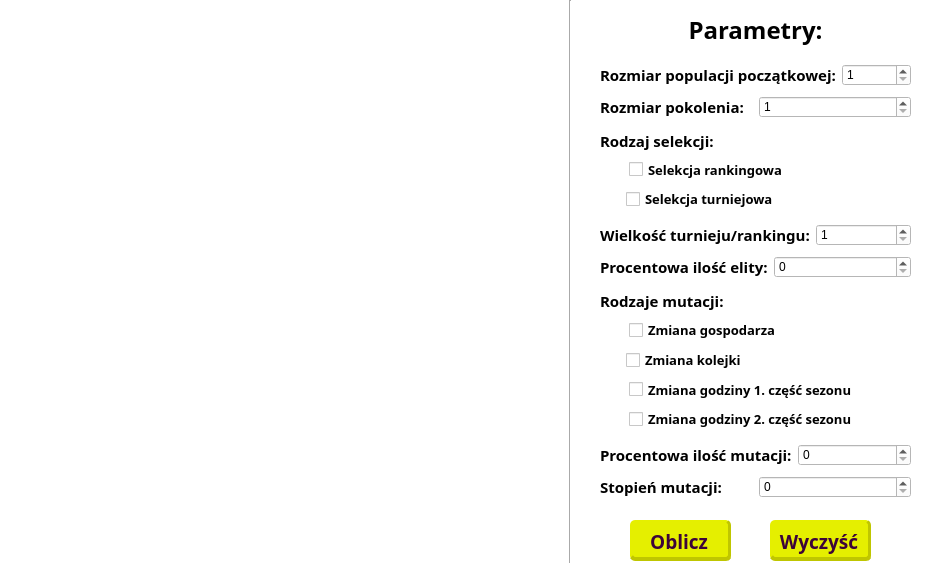
<?xml version="1.0" encoding="UTF-8"?>
<ui version="4.0">
 <class>MainWindow</class>
 <widget class="QMainWindow" name="MainWindow">
  <property name="geometry">
   <rect>
    <x>0</x>
    <y>0</y>
    <width>940</width>
    <height>585</height>
   </rect>
  </property>
  <property name="minimumSize">
   <size>
    <width>940</width>
    <height>585</height>
   </size>
  </property>
  <property name="maximumSize">
   <size>
    <width>940</width>
    <height>585</height>
   </size>
  </property>
  <property name="font">
   <font>
    <family>Century Gothic</family>
    <pointsize>10</pointsize>
    <bold>true</bold>
   </font>
  </property>
  <property name="windowTitle">
   <string>Algorytm Ewolucyjny</string>
  </property>
  <property name="styleSheet">
   <string notr="true">background-color: rgb(255, 255, 255);</string>
  </property>
  <widget class="QWidget" name="centralwidget">
   <widget class="QWidget" name="layoutWidget">
    <property name="geometry">
     <rect>
      <x>600</x>
      <y>220</y>
      <width>311</width>
      <height>62</height>
     </rect>
    </property>
    <layout class="QVBoxLayout" name="verticalLayout_3">
     <item>
      <layout class="QHBoxLayout" name="horizontalLayout_2">
       <item>
        <widget class="QLabel" name="label_74">
         <property name="font">
          <font>
           <family>Century Gothic</family>
           <pointsize>10</pointsize>
           <bold>true</bold>
          </font>
         </property>
         <property name="text">
          <string>&lt;html&gt;&lt;head/&gt;&lt;body&gt;&lt;p&gt;&lt;span style=&quot; font-size:11pt;&quot;&gt;Wielkość turnieju/rankingu:&lt;/span&gt;&lt;/p&gt;&lt;/body&gt;&lt;/html&gt;</string>
         </property>
        </widget>
       </item>
       <item>
        <widget class="QSpinBox" name="spinBox_8">
         <property name="minimum">
          <number>1</number>
         </property>
         <property name="maximum">
          <number>100</number>
         </property>
        </widget>
       </item>
      </layout>
     </item>
     <item>
      <layout class="QHBoxLayout" name="horizontalLayout_3">
       <item>
        <widget class="QLabel" name="label_76">
         <property name="font">
          <font>
           <family>Century Gothic</family>
           <pointsize>10</pointsize>
           <bold>true</bold>
          </font>
         </property>
         <property name="text">
          <string>&lt;html&gt;&lt;head/&gt;&lt;body&gt;&lt;p&gt;&lt;span style=&quot; font-size:11pt;&quot;&gt;Procentowa ilość elity:&lt;/span&gt;&lt;/p&gt;&lt;/body&gt;&lt;/html&gt;</string>
         </property>
         <property name="buddy">
          <cstring>spinBox_8</cstring>
         </property>
        </widget>
       </item>
       <item>
        <widget class="QSpinBox" name="spinBox_9">
         <property name="maximum">
          <number>100</number>
         </property>
        </widget>
       </item>
      </layout>
     </item>
    </layout>
   </widget>
   <widget class="QPushButton" name="pushButton">
    <property name="geometry">
     <rect>
      <x>630</x>
      <y>520</y>
      <width>101</width>
      <height>41</height>
     </rect>
    </property>
    <property name="font">
     <font>
      <family>Century Gothic</family>
      <pointsize>14</pointsize>
      <italic>false</italic>
      <bold>true</bold>
     </font>
    </property>
    <property name="cursor">
     <cursorShape>PointingHandCursor</cursorShape>
    </property>
    <property name="styleSheet">
     <string notr="true">QPushButton {
background-color: rgb(229, 239, 0);
border: none;
padding-top: 5px;
color: rgb(60, 4, 57);
border-right: 3px solid rgb(191, 198, 0);
border-bottom: 4px solid rgb(191, 198, 0);
border-left:none;
border-radius: 5px;
}

QPushButton:hover {
background-color: rgb(238, 243, 0);
border-right: 3px solid rgb(191, 198, 0);
border-bottom: 4px solid rgb(191, 198, 0);
border-left:none;
border-radius: 5px;
}

QPushButton:pressed{
background-color: rgb(206, 213, 0);
border-left: 4px solid rgb(191, 198, 0);
border-top: 5px solid rgb(191, 198, 0);
border-right:none;
padding-top: -5px;
border-bottom:none
}
</string>
    </property>
    <property name="text">
     <string>Oblicz</string>
    </property>
   </widget>
   <widget class="QPushButton" name="pushButton_2">
    <property name="geometry">
     <rect>
      <x>770</x>
      <y>520</y>
      <width>101</width>
      <height>41</height>
     </rect>
    </property>
    <property name="font">
     <font>
      <family>Century Gothic</family>
      <pointsize>14</pointsize>
      <bold>true</bold>
     </font>
    </property>
    <property name="cursor">
     <cursorShape>PointingHandCursor</cursorShape>
    </property>
    <property name="styleSheet">
     <string notr="true">QPushButton {
background-color: rgb(229, 239, 0);
border: none;
padding-top: 5px;
color: rgb(60, 4, 57);
border-right: 3px solid rgb(191, 198, 0);
border-bottom: 4px solid rgb(191, 198, 0);
border-left:none;
border-radius: 5px;
}

QPushButton:hover {
background-color: rgb(238, 243, 0);
border-right: 3px solid rgb(191, 198, 0);
border-bottom: 4px solid rgb(191, 198, 0);
border-left:none;
border-radius: 5px;
}

QPushButton:pressed{
background-color: rgb(206, 213, 0);
border-left: 4px solid rgb(191, 198, 0);
border-top: 5px solid rgb(191, 198, 0);
border-right:none;
padding-top: -5px;
border-bottom:none
}</string>
    </property>
    <property name="text">
     <string>Wyczyść</string>
    </property>
   </widget>
   <widget class="QLabel" name="label_4">
    <property name="geometry">
     <rect>
      <x>600</x>
      <y>10</y>
      <width>311</width>
      <height>41</height>
     </rect>
    </property>
    <property name="font">
     <font>
      <family>Century Gothic</family>
      <pointsize>14</pointsize>
      <bold>true</bold>
     </font>
    </property>
    <property name="text">
     <string>&lt;html&gt;&lt;head/&gt;&lt;body&gt;&lt;p align=&quot;center&quot;&gt;&lt;span style=&quot; font-size:18pt;&quot;&gt;Parametry:&lt;/span&gt;&lt;/p&gt;&lt;/body&gt;&lt;/html&gt;</string>
    </property>
   </widget>
   <widget class="QWidget" name="layoutWidget_2">
    <property name="geometry">
     <rect>
      <x>600</x>
      <y>130</y>
      <width>311</width>
      <height>81</height>
     </rect>
    </property>
    <layout class="QVBoxLayout" name="verticalLayout_14">
     <item>
      <widget class="QLabel" name="label_73">
       <property name="font">
        <font>
         <family>Century Gothic</family>
         <pointsize>11</pointsize>
         <bold>true</bold>
        </font>
       </property>
       <property name="text">
        <string>&lt;html&gt;&lt;head/&gt;&lt;body&gt;&lt;p&gt;Rodzaj selekcji:&lt;/p&gt;&lt;/body&gt;&lt;/html&gt;</string>
       </property>
      </widget>
     </item>
     <item>
      <layout class="QHBoxLayout" name="horizontalLayout_11">
       <property name="rightMargin">
        <number>123</number>
       </property>
       <item>
        <widget class="QLabel" name="label_9">
         <property name="text">
          <string/>
         </property>
        </widget>
       </item>
       <item>
        <widget class="QCheckBox" name="checkBox_11">
         <property name="font">
          <font>
           <family>Century Gothic</family>
           <pointsize>10</pointsize>
           <bold>true</bold>
          </font>
         </property>
         <property name="text">
          <string>Selekcja rankingowa</string>
         </property>
        </widget>
       </item>
      </layout>
     </item>
     <item>
      <layout class="QHBoxLayout" name="horizontalLayout_12">
       <property name="rightMargin">
        <number>132</number>
       </property>
       <item>
        <widget class="QLabel" name="label_10">
         <property name="text">
          <string/>
         </property>
        </widget>
       </item>
       <item>
        <widget class="QCheckBox" name="checkBox_12">
         <property name="font">
          <font>
           <family>Century Gothic</family>
           <pointsize>10</pointsize>
           <bold>true</bold>
          </font>
         </property>
         <property name="text">
          <string>Selekcja turniejowa</string>
         </property>
        </widget>
       </item>
      </layout>
     </item>
    </layout>
   </widget>
   <widget class="QWidget" name="layoutWidget_3">
    <property name="geometry">
     <rect>
      <x>600</x>
      <y>60</y>
      <width>311</width>
      <height>62</height>
     </rect>
    </property>
    <layout class="QVBoxLayout" name="verticalLayout_5">
     <item>
      <layout class="QHBoxLayout" name="horizontalLayout_7">
       <item>
        <widget class="QLabel" name="label_80">
         <property name="enabled">
          <bool>true</bool>
         </property>
         <property name="font">
          <font>
           <family>Century Gothic</family>
           <pointsize>10</pointsize>
           <bold>true</bold>
          </font>
         </property>
         <property name="text">
          <string>&lt;html&gt;&lt;head/&gt;&lt;body&gt;&lt;p&gt;&lt;span style=&quot; font-size:11pt;&quot;&gt;Rozmiar populacji początkowej:&lt;/span&gt;&lt;/p&gt;&lt;/body&gt;&lt;/html&gt;</string>
         </property>
        </widget>
       </item>
       <item>
        <widget class="QSpinBox" name="spinBox_12">
         <property name="minimum">
          <number>1</number>
         </property>
         <property name="maximum">
          <number>1000</number>
         </property>
        </widget>
       </item>
      </layout>
     </item>
     <item>
      <layout class="QHBoxLayout" name="horizontalLayout_8">
       <item>
        <widget class="QLabel" name="label_81">
         <property name="enabled">
          <bool>true</bool>
         </property>
         <property name="font">
          <font>
           <family>Century Gothic</family>
           <pointsize>10</pointsize>
           <bold>true</bold>
          </font>
         </property>
         <property name="text">
          <string>&lt;html&gt;&lt;head/&gt;&lt;body&gt;&lt;p&gt;&lt;span style=&quot; font-size:11pt;&quot;&gt;Rozmiar pokolenia:&lt;/span&gt;&lt;/p&gt;&lt;/body&gt;&lt;/html&gt;</string>
         </property>
        </widget>
       </item>
       <item>
        <widget class="QSpinBox" name="spinBox_13">
         <property name="minimum">
          <number>1</number>
         </property>
         <property name="maximum">
          <number>1000</number>
         </property>
        </widget>
       </item>
      </layout>
     </item>
    </layout>
   </widget>
   <widget class="QWidget" name="layoutWidget_4">
    <property name="geometry">
     <rect>
      <x>600</x>
      <y>440</y>
      <width>311</width>
      <height>62</height>
     </rect>
    </property>
    <layout class="QVBoxLayout" name="verticalLayout_2">
     <item>
      <layout class="QHBoxLayout" name="horizontalLayout_4">
       <item>
        <widget class="QLabel" name="label_78">
         <property name="enabled">
          <bool>true</bool>
         </property>
         <property name="font">
          <font>
           <family>Century Gothic</family>
           <pointsize>10</pointsize>
           <bold>true</bold>
          </font>
         </property>
         <property name="text">
          <string>&lt;html&gt;&lt;head/&gt;&lt;body&gt;&lt;p&gt;&lt;span style=&quot; font-size:11pt;&quot;&gt;Procentowa ilość mutacji:&lt;/span&gt;&lt;/p&gt;&lt;/body&gt;&lt;/html&gt;</string>
         </property>
         <property name="buddy">
          <cstring>spinBox_9</cstring>
         </property>
        </widget>
       </item>
       <item>
        <widget class="QSpinBox" name="spinBox_10">
         <property name="maximum">
          <number>100</number>
         </property>
         <property name="singleStep">
          <number>0</number>
         </property>
        </widget>
       </item>
      </layout>
     </item>
     <item>
      <layout class="QHBoxLayout" name="horizontalLayout_5">
       <item>
        <widget class="QLabel" name="label_79">
         <property name="enabled">
          <bool>true</bool>
         </property>
         <property name="font">
          <font>
           <family>Century Gothic</family>
           <pointsize>10</pointsize>
           <bold>true</bold>
          </font>
         </property>
         <property name="text">
          <string>&lt;html&gt;&lt;head/&gt;&lt;body&gt;&lt;p&gt;&lt;span style=&quot; font-size:11pt;&quot;&gt;Stopień mutacji:&lt;/span&gt;&lt;/p&gt;&lt;/body&gt;&lt;/html&gt;</string>
         </property>
         <property name="buddy">
          <cstring>spinBox_10</cstring>
         </property>
        </widget>
       </item>
       <item>
        <widget class="QSpinBox" name="spinBox_11">
         <property name="maximum">
          <number>100</number>
         </property>
        </widget>
       </item>
      </layout>
     </item>
    </layout>
   </widget>
   <widget class="QLabel" name="label">
    <property name="geometry">
     <rect>
      <x>0</x>
      <y>10</y>
      <width>271</width>
      <height>81</height>
     </rect>
    </property>
    <property name="text">
     <string/>
    </property>
    <property name="pixmap">
     <pixmap>grafiki/top_used.png</pixmap>
    </property>
   </widget>
   <widget class="QLabel" name="label_6">
    <property name="geometry">
     <rect>
      <x>0</x>
      <y>100</y>
      <width>561</width>
      <height>451</height>
     </rect>
    </property>
    <property name="text">
     <string/>
    </property>
    <property name="pixmap">
     <pixmap>grafiki/all_clubs_used.png</pixmap>
    </property>
   </widget>
   <widget class="Line" name="line">
    <property name="geometry">
     <rect>
      <x>560</x>
      <y>0</y>
      <width>21</width>
      <height>681</height>
     </rect>
    </property>
    <property name="orientation">
     <enum>Qt::Vertical</enum>
    </property>
   </widget>
   <widget class="QWidget" name="layoutWidget_5">
    <property name="geometry">
     <rect>
      <x>600</x>
      <y>290</y>
      <width>311</width>
      <height>141</height>
     </rect>
    </property>
    <layout class="QVBoxLayout" name="verticalLayout">
     <item>
      <widget class="QLabel" name="label_77">
       <property name="font">
        <font>
         <family>Century Gothic</family>
         <pointsize>11</pointsize>
         <bold>true</bold>
        </font>
       </property>
       <property name="text">
        <string>&lt;html&gt;&lt;head/&gt;&lt;body&gt;&lt;p&gt;&lt;span style=&quot; font-weight:700;&quot;&gt;Rodzaje mutacji:&lt;/span&gt;&lt;/p&gt;&lt;/body&gt;&lt;/html&gt;</string>
       </property>
      </widget>
     </item>
     <item>
      <layout class="QHBoxLayout" name="horizontalLayout_6">
       <property name="rightMargin">
        <number>130</number>
       </property>
       <item>
        <widget class="QLabel" name="label_2">
         <property name="text">
          <string/>
         </property>
        </widget>
       </item>
       <item>
        <widget class="QCheckBox" name="checkBox_14">
         <property name="font">
          <font>
           <family>Century Gothic</family>
           <pointsize>10</pointsize>
           <bold>true</bold>
          </font>
         </property>
         <property name="text">
          <string>Zmiana gospodarza</string>
         </property>
        </widget>
       </item>
      </layout>
     </item>
     <item>
      <layout class="QHBoxLayout" name="horizontalLayout">
       <property name="spacing">
        <number>0</number>
       </property>
       <property name="rightMargin">
        <number>164</number>
       </property>
       <item>
        <widget class="QLabel" name="label_5">
         <property name="text">
          <string/>
         </property>
        </widget>
       </item>
       <item>
        <widget class="QCheckBox" name="checkBox_13">
         <property name="font">
          <font>
           <family>Century Gothic</family>
           <pointsize>10</pointsize>
           <bold>true</bold>
          </font>
         </property>
         <property name="text">
          <string>Zmiana kolejki</string>
         </property>
        </widget>
       </item>
      </layout>
     </item>
     <item>
      <layout class="QHBoxLayout" name="horizontalLayout_10">
       <property name="rightMargin">
        <number>53</number>
       </property>
       <item>
        <widget class="QLabel" name="label_8">
         <property name="text">
          <string/>
         </property>
        </widget>
       </item>
       <item>
        <widget class="QCheckBox" name="checkBox_16">
         <property name="font">
          <font>
           <family>Century Gothic</family>
           <pointsize>10</pointsize>
           <bold>true</bold>
          </font>
         </property>
         <property name="text">
          <string>Zmiana godziny 1. część sezonu</string>
         </property>
        </widget>
       </item>
      </layout>
     </item>
     <item>
      <layout class="QHBoxLayout" name="horizontalLayout_9">
       <property name="rightMargin">
        <number>53</number>
       </property>
       <item>
        <widget class="QLabel" name="label_7">
         <property name="text">
          <string/>
         </property>
        </widget>
       </item>
       <item>
        <widget class="QCheckBox" name="checkBox_15">
         <property name="font">
          <font>
           <family>Century Gothic</family>
           <pointsize>10</pointsize>
           <bold>true</bold>
          </font>
         </property>
         <property name="text">
          <string>Zmiana godziny 2. część sezonu</string>
         </property>
        </widget>
       </item>
      </layout>
     </item>
    </layout>
   </widget>
  </widget>
  <widget class="QMenuBar" name="menubar">
   <property name="geometry">
    <rect>
     <x>0</x>
     <y>0</y>
     <width>940</width>
     <height>21</height>
    </rect>
   </property>
  </widget>
  <widget class="QStatusBar" name="statusbar"/>
 </widget>
 <tabstops>
  <tabstop>spinBox_12</tabstop>
  <tabstop>spinBox_13</tabstop>
  <tabstop>checkBox_11</tabstop>
  <tabstop>checkBox_12</tabstop>
  <tabstop>spinBox_8</tabstop>
  <tabstop>spinBox_9</tabstop>
  <tabstop>checkBox_14</tabstop>
  <tabstop>checkBox_13</tabstop>
  <tabstop>checkBox_16</tabstop>
  <tabstop>checkBox_15</tabstop>
  <tabstop>spinBox_10</tabstop>
  <tabstop>spinBox_11</tabstop>
  <tabstop>pushButton</tabstop>
  <tabstop>pushButton_2</tabstop>
 </tabstops>
 <resources/>
 <connections>
  <connection>
   <sender>pushButton_2</sender>
   <signal>clicked()</signal>
   <receiver>spinBox_11</receiver>
   <slot>clear()</slot>
   <hints>
    <hint type="sourcelabel">
     <x>830</x>
     <y>544</y>
    </hint>
    <hint type="destinationlabel">
     <x>817</x>
     <y>500</y>
    </hint>
   </hints>
  </connection>
  <connection>
   <sender>pushButton_2</sender>
   <signal>clicked()</signal>
   <receiver>spinBox_10</receiver>
   <slot>clear()</slot>
   <hints>
    <hint type="sourcelabel">
     <x>844</x>
     <y>548</y>
    </hint>
    <hint type="destinationlabel">
     <x>852</x>
     <y>474</y>
    </hint>
   </hints>
  </connection>
  <connection>
   <sender>pushButton_2</sender>
   <signal>clicked()</signal>
   <receiver>spinBox_9</receiver>
   <slot>clear()</slot>
   <hints>
    <hint type="sourcelabel">
     <x>776</x>
     <y>544</y>
    </hint>
    <hint type="destinationlabel">
     <x>834</x>
     <y>284</y>
    </hint>
   </hints>
  </connection>
  <connection>
   <sender>pushButton_2</sender>
   <signal>clicked()</signal>
   <receiver>spinBox_8</receiver>
   <slot>clear()</slot>
   <hints>
    <hint type="sourcelabel">
     <x>786</x>
     <y>546</y>
    </hint>
    <hint type="destinationlabel">
     <x>822</x>
     <y>258</y>
    </hint>
   </hints>
  </connection>
  <connection>
   <sender>pushButton_2</sender>
   <signal>clicked()</signal>
   <receiver>spinBox_13</receiver>
   <slot>clear()</slot>
   <hints>
    <hint type="sourcelabel">
     <x>800</x>
     <y>543</y>
    </hint>
    <hint type="destinationlabel">
     <x>815</x>
     <y>117</y>
    </hint>
   </hints>
  </connection>
  <connection>
   <sender>pushButton_2</sender>
   <signal>clicked()</signal>
   <receiver>spinBox_12</receiver>
   <slot>clear()</slot>
   <hints>
    <hint type="sourcelabel">
     <x>799</x>
     <y>541</y>
    </hint>
    <hint type="destinationlabel">
     <x>859</x>
     <y>86</y>
    </hint>
   </hints>
  </connection>
 </connections>
</ui>
